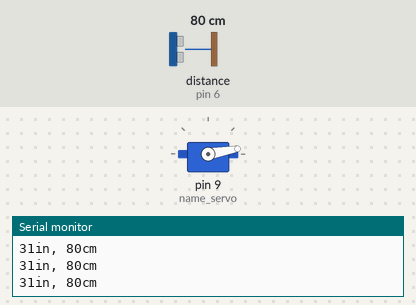
A sketch run on a simulated Arduino Uno, built with avr-gcc and run on an emulated ATmega328P. On the bench: servo, the last lines printed to the serial monitor. Wiring (inferred from the names in the program): ultrasonic range finder: trigger pin 7; echo pin 6. The test bench sets the inputs (shaded band); at power-on: distance to the obstacle (sensor on pin 6) 80 cm. The echo pulse lasts 58.3 µs per cm.

Above: at 1.2 s.
1.3 s: distance to the obstacle (sensor on pin 6) set to 2 cm
At 2.56 s:
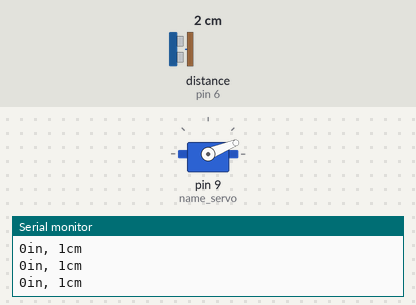
4.3 s: distance to the obstacle (sensor on pin 6) set to 299 cm
At 4.65 s:
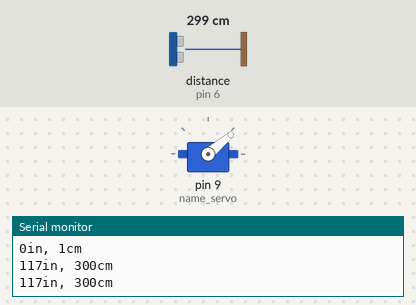
Timing chart, 0 to 13.3 s (numbered marks = the images above; inputs shaded):
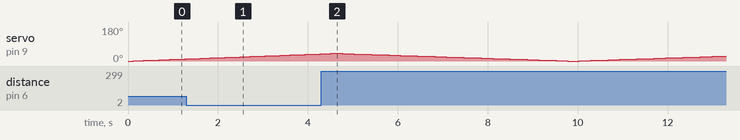

The sketch:

servo_sensor_differnt_directions_070519_1.ino
```cpp
//Servo+sensor working in differnt directions or not +
//and diffent values shownig or not

#include <Servo.h>

Servo name_servo;
const int pingPin = 7; // Trigger Pin of Ultrasonic Sensor
const int echoPin = 6; // Echo Pin of Ultrasonic Sensor

int servo_position = 0;

void setup() {

  name_servo.attach (9);
  Serial.begin(9600); // Starting Serial Terminal

}

void loop()
{

  for (servo_position = 0; servo_position <=40; servo_position +=1)
  {
  name_servo.write(servo_position);
  delay(10);
  long duration, inches, cm;
  pinMode(pingPin, OUTPUT);
  digitalWrite(pingPin, LOW);
  delayMicroseconds(2);
  digitalWrite(pingPin, HIGH);
  delayMicroseconds(10);
  digitalWrite(pingPin, LOW);
  pinMode(echoPin, INPUT);
  duration = pulseIn(echoPin, HIGH);
  inches = microsecondsToInches(duration);
  cm = microsecondsToCentimeters(duration);
  Serial.print(inches);
  Serial.print("in, ");
  Serial.print(cm);
  Serial.print("cm");
  Serial.println();
  delay(100);
  }

  for (servo_position=40; servo_position >= 0; servo_position -=1)
  {
  name_servo.write(servo_position);
  delay(10);
  long duration, inches, cm;
  pinMode(pingPin, OUTPUT);
  digitalWrite(pingPin, LOW);
  delayMicroseconds(2);
  digitalWrite(pingPin, HIGH);
  delayMicroseconds(10);
  digitalWrite(pingPin, LOW);
  pinMode(echoPin, INPUT);
  duration = pulseIn(echoPin, HIGH);
  inches = microsecondsToInches(duration);
  cm = microsecondsToCentimeters(duration);
  Serial.print(inches);
  Serial.print("in, ");
  Serial.print(cm);
  Serial.print("cm");
  Serial.println();
  delay(100);
  }
}

long microsecondsToInches(long microseconds) {
   return microseconds / 74 / 2;
}

long microsecondsToCentimeters(long microseconds) {
   return microseconds / 29 / 2;
}
```
